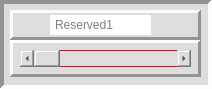
      <widget class="QFrame" name="frame_208">
       <property name="minimumSize">
        <size>
         <width>212</width>
         <height>89</height>
        </size>
       </property>
       <property name="styleSheet">
        <string notr="true">background-color: rgb(221, 221, 221);</string>
       </property>
       <property name="frameShape">
        <enum>QFrame::Panel</enum>
       </property>
       <property name="frameShadow">
        <enum>QFrame::Sunken</enum>
       </property>
       <property name="lineWidth">
        <number>4</number>
       </property>
       <property name="midLineWidth">
        <number>0</number>
       </property>
       <widget class="QFrame" name="frame_209">
        <property name="geometry">
         <rect>
          <x>10</x>
          <y>40</y>
          <width>191</width>
          <height>37</height>
         </rect>
        </property>
        <property name="styleSheet">
         <string notr="true"/>
        </property>
        <property name="frameShape">
         <enum>QFrame::Panel</enum>
        </property>
        <property name="frameShadow">
         <enum>QFrame::Raised</enum>
        </property>
        <property name="lineWidth">
         <number>3</number>
        </property>
        <widget class="QScrollBar" name="horizontalScrollBar_73">
         <property name="geometry">
          <rect>
           <x>10</x>
           <y>10</y>
           <width>171</width>
           <height>17</height>
          </rect>
         </property>
         <property name="minimumSize">
          <size>
           <width>171</width>
           <height>17</height>
          </size>
         </property>
         <property name="maximumSize">
          <size>
           <width>171</width>
           <height>17</height>
          </size>
         </property>
         <property name="styleSheet">
          <string notr="true"> border: 1px solid red</string>
         </property>
         <property name="orientation">
          <enum>Qt::Horizontal</enum>
         </property>
        </widget>
       </widget>
       <widget class="QFrame" name="frame_210">
        <property name="geometry">
         <rect>
          <x>10</x>
          <y>10</y>
          <width>191</width>
          <height>30</height>
         </rect>
        </property>
        <property name="frameShape">
         <enum>QFrame::Panel</enum>
        </property>
        <property name="frameShadow">
         <enum>QFrame::Raised</enum>
        </property>
        <property name="lineWidth">
         <number>3</number>
        </property>
        <property name="midLineWidth">
         <number>0</number>
        </property>
        <widget class="QLineEdit" name="lineEdit_73">
         <property name="geometry">
          <rect>
           <x>40</x>
           <y>5</y>
           <width>101</width>
           <height>20</height>
          </rect>
         </property>
         <property name="minimumSize">
          <size>
           <width>101</width>
           <height>20</height>
          </size>
         </property>
         <property name="maximumSize">
          <size>
           <width>101</width>
           <height>20</height>
          </size>
         </property>
         <property name="styleSheet">
          <string notr="true">QLineEdit {
 border: 3px solid wHITE;
	background-color: rgb(255, 255, 255);
}
</string>
         </property>
         <property name="placeholderText">
          <string>Reserved1</string>
         </property>
        </widget>
       </widget>
      </widget>
